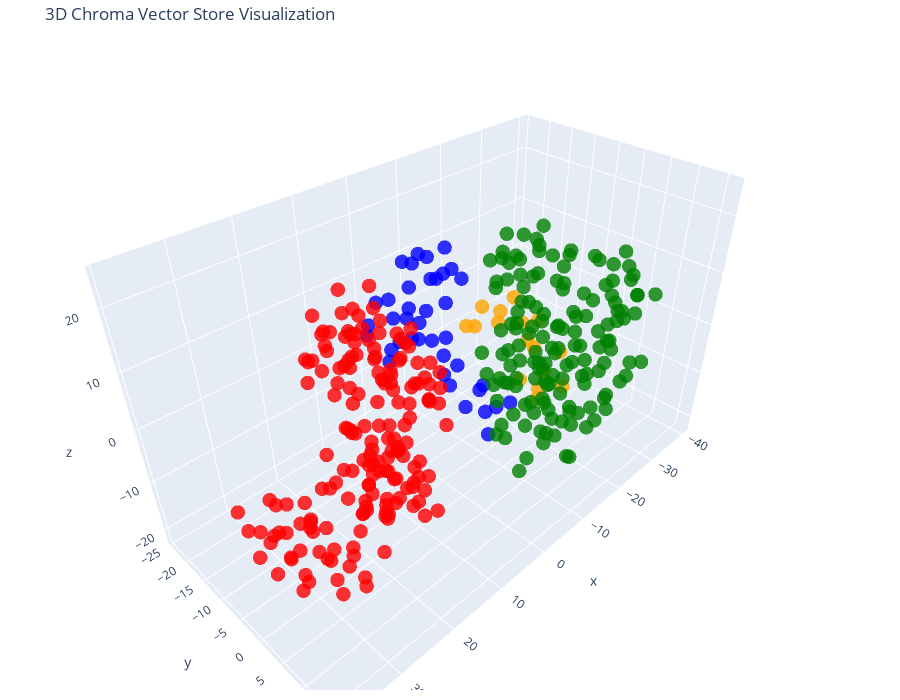

Here is the notebook cell this chart was saved with:
### Code cell
tsne = TSNE(n_components=3, random_state=42)
reduced_vectors = tsne.fit_transform(vectors)

# Create the 3D scatter plot
fig = go.Figure(data=[go.Scatter3d(
    x=reduced_vectors[:, 0],
    y=reduced_vectors[:, 1],
    z=reduced_vectors[:, 2],
    mode='markers',
    marker=dict(size=5, color=colors, opacity=0.8),
    text=[f"Type: {t}<br>Text: {d[:100]}..." for t, d in zip(doc_types, documents)],
    hoverinfo='text'
)])

fig.update_layout(
    title='3D Chroma Vector Store Visualization',
    scene=dict(xaxis_title='x', yaxis_title='y', zaxis_title='z'),
    width=900,
    height=700,
    margin=dict(r=10, b=10, l=10, t=40)
)

fig.show()

### Figure 1 — Plotly figure (JSON) as saved in the notebook; plotly's stock layout.template omitted (floating-point values rounded to 4 significant figures; data arrays with more than 128 entries replaced by an {"elided": "..."} marker saying what was removed)
{"data": [{"hoverinfo": "text", "marker": {"color": {"elided": "380 str values"}, "opacity": 0.8, "size": 5}, "mode": "markers", "text": {"elided": "380 str values"}, "type": "scatter3d", "x": {"elided": "380 float values"}, "y": {"elided": "380 float values"}, "z": {"elided": "380 float values"}}], "layout": {"height": 700, "margin": {"b": 10, "l": 10, "r": 10, "t": 40}, "scene": {"xaxis": {"title": {"text": "x"}}, "yaxis": {"title": {"text": "y"}}, "zaxis": {"title": {"text": "z"}}}, "title": {"text": "3D Chroma Vector Store Visualization"}, "width": 900}}
